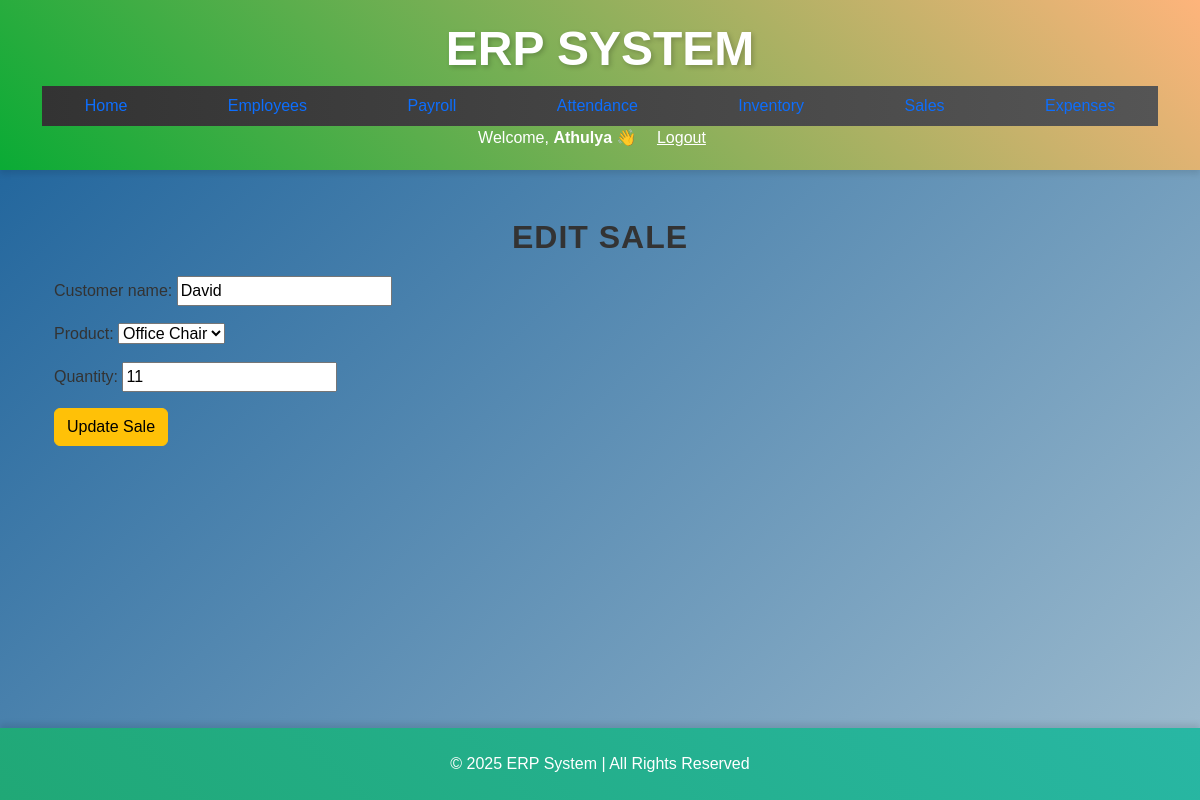
Page /sale/update/2/ (signed in) on the committed database.
### erp/models.py (models this page shows)
class Sale(models.Model):
    customer_name=models.CharField(max_length=200)
    product=models.ForeignKey(InventoryItem,on_delete=models.CASCADE)
    quantity=models.IntegerField()
    total_price=models.DecimalField(max_digits=10,decimal_places=2)
    date=models.DateTimeField(auto_now_add=True)

### erp/views.py (the view)
# urls.py: path('sale/update/<int:pk>/', views.update_sale, name='update_sale'),
@login_required
def update_sale(request, pk):
    sale = get_object_or_404(Sale, pk=pk)
    if request.method == "POST":
        form = SaleForm(request.POST, instance=sale)
        if form.is_valid():
            form.save()  # This will save the updated sale, including recalculating the total price
            messages.success(request, "Sale updated successfully!")
            return redirect("manage_sales")
    else:
        form = SaleForm(instance=sale)
    return render(request, 'update_sale.html', {'form': form, 'title': "Edit Sale"})

### erp/forms.py (shortened to what this page needs)
class SaleForm(forms.ModelForm):
    class Meta:
        model = Sale
        fields = ['customer_name', 'product', 'quantity']

### erp/models.py (called while the page is built)
    def __str__(self):
        return self.name

### erp/templates/update_sale.html (shortened to what this page needs)
{% extends 'base.html' %}
{% block content %}
    <div class="container">
        <h2>Edit Sale</h2>
        <form method="POST">
            {{ form.as_p }}
            <button type="submit" class="btn btn-warning">Update Sale</button>
        </form>
    </div>
{% endblock %}

### erp/templates/base.html (shortened to what this page needs)
<!DOCTYPE html>
<html lang="en">
<head>
    {% load static %}
<link rel="stylesheet" href="{% static 'static/css/styles.css' %}">
    <link href="https://cdn.jsdelivr.net/npm/bootstrap@5.3.0-alpha1/dist/css/bootstrap.min.css" rel="stylesheet">
    <link rel="stylesheet" href="https://cdnjs.cloudflare.com/ajax/libs/font-awesome/6.0.0/css/all.min.css">
    <link rel="stylesheet" href="{% static 'css/styles.css' %}">
</head>
<body>
    <header>
        <div class="container">
            <div class="logo">
                <h1 class="center-title">ERP System</h1>
            </div>
            <nav>
                <ul class="nav">
                    {% block nav %}
                    <li class="nav-item"><a class="nav-link" href="{% url 'dashboard' %}">Home</a></li>
                    <li class="nav-item"><a class="nav-link" href="{% url 'manage_employees' %}">Employees</a></li>
                    <li class="nav-item"><a class="nav-link" href="{% url 'manage_payroll' %}">Payroll</a></li>
                    <li class="nav-item"><a class="nav-link" href="{% url 'manage_attendance' %}">Attendance</a></li>
                    <li class="nav-item"><a class="nav-link" href="{% url 'manage_inventory' %}">Inventory</a></li>
                    <li class="nav-item"><a class="nav-link" href="{% url 'manage_sales' %}">Sales</a></li>
                    <li class="nav-item"><a class="nav-link" href="{% url 'manage_expenses' %}">Expenses</a></li>
                    {% endblock %}
                </ul>
                <div class="ml-auto flex items-center space-x-4">
                    {% if user.is_authenticated %}
                        <span class="text-white font-medium">Welcome, <strong>{{ user.username }}</strong> 👋</span>
                        <a href="{% url 'logout' %}" class="bg-red-500 text-white px-3 py-1 rounded-lg hover:bg-red-700">Logout</a>
                    {% else %}
                        <a href="{% url 'login' %}" class="bg-green-500 text-white px-3 py-1 rounded-lg hover:bg-green-700">Login</a>
                    {% endif %}
                </div>
            </nav>
        </div>
    </header>
    <main>
        <div class="container mt-5">
            {% block content %}{% endblock %}
        </div>
    </main>
    <footer class="bg-dark text-white py-4 mt-5">
        <div class="container">
            <p class="text-center mb-0">&copy; 2025 ERP System | All Rights Reserved</p>
        </div>
    </footer>
</body>
</html>

### erp/static/css/styles.css (style rules this page uses)
body { background: linear-gradient(135deg, #185f99, #c9d9df, #d1e2f1); background-size: 300% 300%; animation: backgroundGradient 10s ease infinite; color: #333; font-family: 'Arial', sans-serif; }
header { background: linear-gradient(45deg, #0aab35, #feb47b); color: white; padding: 20px 0; text-align: center; box-shadow: 0 4px 6px rgba(0, 0, 0, 0.1); }
header .logo h1 { font-size: 3rem; text-transform: uppercase; font-weight: bold; text-shadow: 2px 2px 5px rgba(0, 0, 0, 0.2); }
nav ul { list-style-type: none; padding: 0; display: flex; justify-content: space-around; background: linear-gradient(90deg, #333, #555); }
nav ul li { margin: 0 15px; }
nav ul li a { color: rgb(244, 238, 238); text-decoration: none; font-size: 1.1rem; padding: 12px 20px; border-radius: 25px; transition: background-color 0.3s, transform 0.3s; }
footer { background: linear-gradient(45deg, #20a876, #28b7a4); color: rgb(218, 76, 76); padding: 20px; text-align: center; position: fixed; width: 100%; bottom: 0; box-shadow: 0 -4px 6px rgba(0, 0, 0, 0.1); animation: footerGradientAnimation 5s ease-in-out infinite; }
footer p { margin: 0; }
h2 { font-size: 2rem; font-weight: bold; text-align: center; color: #333; text-transform: uppercase; margin-bottom: 20px; letter-spacing: 1px; }
ul { list-style: none; padding: 0; display: flex; flex-wrap: wrap; justify-content: center; gap: 15px; }
main { padding-bottom: 97px; }

### erp/templates/base.html (style rules this page uses)
.center-title { text-align: center; }

### rows in the picture
Sale: customer_name "David", product "Office Chair", quantity "11"

### other values in the picture
{{ user.username }} "Athulya"
